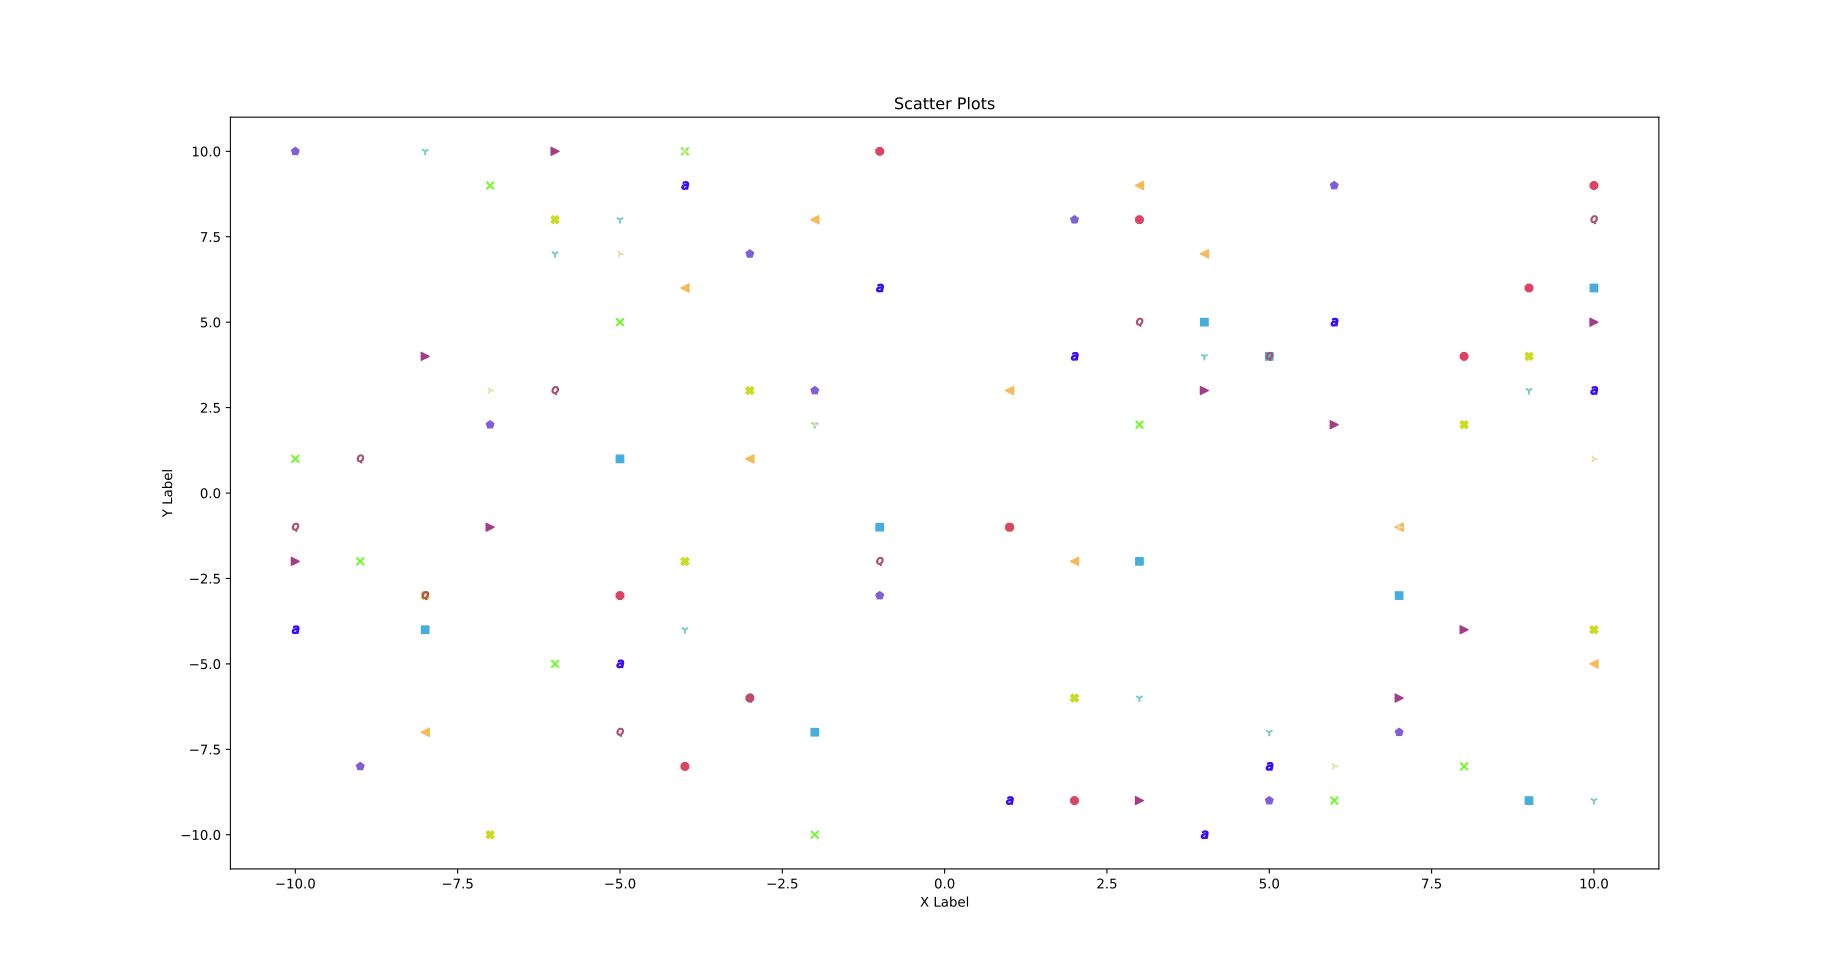

Write Python code to recreate this figure.
# Date 16-06-2021


import matplotlib.pyplot as plt
from random import shuffle
from random import randint as rd


def rd_color():

    random_number = rd(0, 16777215)
    hex_number = str(hex(random_number))
    hex_number = '#' + hex_number[2:]
    return hex_number


def sh():
    global x, y
    x_y_for_function = [1, -2, 3, -4, 5, -6, 7, -8,
                        9, -10, -1, 2, -3, 4, -5, 6, -7, 8, -9, 10]
    shuffle(x_y_for_function)
    x = x_y_for_function[:10]
    shuffle(x_y_for_function)
    y = x_y_for_function[:10]


x = []
y = []


sh()
plt.scatter(x, y, color=rd_color(), marker='>', s=rd(30, 45))

sh()
plt.scatter(x, y, color=rd_color(), marker='<', s=rd(30, 45))

sh()
plt.scatter(x, y, color=rd_color(), marker='X', s=rd(30, 45))

sh()
plt.scatter(x, y, color=rd_color(), marker='x', s=rd(30, 45))

sh()
plt.scatter(x, y, color=rd_color(), marker='1', s=rd(30, 45))

sh()
plt.scatter(x, y, color=rd_color(), marker='4', s=rd(30, 45))

sh()
plt.scatter(x, y, color=rd_color(), marker='8', s=rd(30, 45))

sh()
plt.scatter(x, y, color=rd_color(), marker='s', s=rd(30, 45))

sh()
plt.scatter(x, y, color=rd_color(), marker='p', s=rd(30, 45))

sh()
plt.scatter(x, y, color=rd_color(), marker='$a$', s=rd(30, 45))

sh()
plt.scatter(x, y, color=rd_color(), marker='$Q$', s=rd(30, 45))

plt.xlabel('X Label')
plt.ylabel('Y Label')
plt.title('Scatter Plots')
#! plt.legend()
plt.show()
